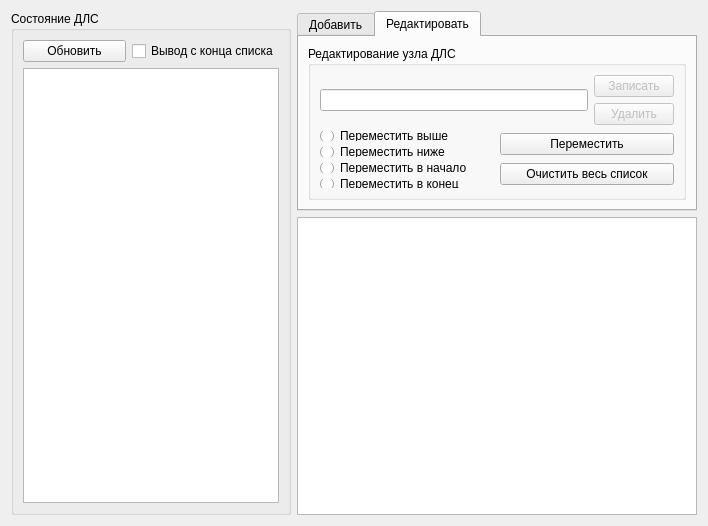
<?xml version="1.0" encoding="UTF-8"?>
<ui version="4.0">
 <class>demoForm</class>
 <widget class="QWidget" name="demoForm">
  <property name="geometry">
   <rect>
    <x>0</x>
    <y>0</y>
    <width>704</width>
    <height>526</height>
   </rect>
  </property>
  <property name="windowTitle">
   <string>Form</string>
  </property>
  <layout class="QGridLayout" name="gridLayout_6">
   <item row="0" column="0">
    <widget class="QGroupBox" name="groupBox">
     <property name="sizePolicy">
      <sizepolicy hsizetype="Fixed" vsizetype="Preferred">
       <horstretch>0</horstretch>
       <verstretch>0</verstretch>
      </sizepolicy>
     </property>
     <property name="maximumSize">
      <size>
       <width>300</width>
       <height>16777215</height>
      </size>
     </property>
     <property name="title">
      <string>Состояние ДЛС</string>
     </property>
     <layout class="QGridLayout" name="gridLayout">
      <item row="0" column="0">
       <layout class="QHBoxLayout" name="horizontalLayout_4">
        <item>
         <widget class="QPushButton" name="refreshList">
          <property name="text">
           <string>Обновить</string>
          </property>
         </widget>
        </item>
        <item>
         <widget class="QCheckBox" name="reversCheckBox">
          <property name="text">
           <string>Вывод с конца списка</string>
          </property>
         </widget>
        </item>
       </layout>
      </item>
      <item row="1" column="0">
       <widget class="QListWidget" name="listWidget"/>
      </item>
     </layout>
    </widget>
   </item>
   <item row="0" column="1">
    <layout class="QVBoxLayout" name="verticalLayout">
     <item>
      <widget class="QTabWidget" name="tabWidget">
       <property name="minimumSize">
        <size>
         <width>400</width>
         <height>200</height>
        </size>
       </property>
       <property name="maximumSize">
        <size>
         <width>400</width>
         <height>200</height>
        </size>
       </property>
       <property name="currentIndex">
        <number>1</number>
       </property>
       <widget class="QWidget" name="tab_1">
        <attribute name="title">
         <string>Добавить</string>
        </attribute>
        <layout class="QGridLayout" name="gridLayout_4">
         <item row="0" column="0">
          <widget class="QGroupBox" name="groupBox_2">
           <property name="title">
            <string>Добавление узлов в ДЛС</string>
           </property>
           <layout class="QGridLayout" name="gridLayout_3">
            <item row="0" column="0">
             <widget class="QLineEdit" name="lineEdit"/>
            </item>
            <item row="1" column="0">
             <layout class="QHBoxLayout" name="horizontalLayout">
              <item>
               <layout class="QVBoxLayout" name="verticalLayout_2">
                <item>
                 <widget class="QRadioButton" name="toHead">
                  <property name="text">
                   <string>В начало списка</string>
                  </property>
                 </widget>
                </item>
                <item>
                 <widget class="QRadioButton" name="toTail">
                  <property name="text">
                   <string>В конец списка</string>
                  </property>
                 </widget>
                </item>
                <item>
                 <widget class="QRadioButton" name="beforePosition">
                  <property name="enabled">
                   <bool>false</bool>
                  </property>
                  <property name="text">
                   <string>Перед выбранным</string>
                  </property>
                 </widget>
                </item>
                <item>
                 <widget class="QRadioButton" name="afterPosition">
                  <property name="enabled">
                   <bool>false</bool>
                  </property>
                  <property name="text">
                   <string>После выбраного</string>
                  </property>
                 </widget>
                </item>
               </layout>
              </item>
              <item>
               <layout class="QVBoxLayout" name="verticalLayout_4">
                <item>
                 <widget class="QPushButton" name="addPosition">
                  <property name="enabled">
                   <bool>false</bool>
                  </property>
                  <property name="sizePolicy">
                   <sizepolicy hsizetype="Minimum" vsizetype="Fixed">
                    <horstretch>0</horstretch>
                    <verstretch>0</verstretch>
                   </sizepolicy>
                  </property>
                  <property name="text">
                   <string>Добавить</string>
                  </property>
                 </widget>
                </item>
                <item>
                 <widget class="QPushButton" name="addDemo">
                  <property name="text">
                   <string>Вставить демо-данные из базы</string>
                  </property>
                 </widget>
                </item>
               </layout>
              </item>
             </layout>
            </item>
           </layout>
          </widget>
         </item>
        </layout>
       </widget>
       <widget class="QWidget" name="tab_2">
        <attribute name="title">
         <string>Редактировать</string>
        </attribute>
        <layout class="QGridLayout" name="gridLayout_2">
         <item row="0" column="0">
          <widget class="QGroupBox" name="groupBox_3">
           <property name="title">
            <string>Редактирование узла ДЛС</string>
           </property>
           <layout class="QGridLayout" name="gridLayout_5">
            <item row="0" column="0" colspan="2">
             <layout class="QHBoxLayout" name="horizontalLayout_2">
              <item>
               <widget class="QLineEdit" name="lineEdit_2"/>
              </item>
              <item>
               <layout class="QVBoxLayout" name="verticalLayout_3">
                <item>
                 <widget class="QPushButton" name="edit">
                  <property name="enabled">
                   <bool>false</bool>
                  </property>
                  <property name="text">
                   <string>Записать</string>
                  </property>
                 </widget>
                </item>
                <item>
                 <widget class="QPushButton" name="remove">
                  <property name="enabled">
                   <bool>false</bool>
                  </property>
                  <property name="text">
                   <string>Удалить</string>
                  </property>
                 </widget>
                </item>
               </layout>
              </item>
             </layout>
            </item>
            <item row="1" column="0">
             <layout class="QVBoxLayout" name="verticalLayout_5">
              <item>
               <widget class="QRadioButton" name="upRadioButton">
                <property name="enabled">
                 <bool>true</bool>
                </property>
                <property name="text">
                 <string>Переместить выше</string>
                </property>
               </widget>
              </item>
              <item>
               <widget class="QRadioButton" name="downRadioButton">
                <property name="enabled">
                 <bool>true</bool>
                </property>
                <property name="text">
                 <string>Переместить ниже</string>
                </property>
               </widget>
              </item>
              <item>
               <widget class="QRadioButton" name="toHeadRadioButton">
                <property name="enabled">
                 <bool>true</bool>
                </property>
                <property name="text">
                 <string>Переместить в начало</string>
                </property>
               </widget>
              </item>
              <item>
               <widget class="QRadioButton" name="toTailRadioButton">
                <property name="enabled">
                 <bool>true</bool>
                </property>
                <property name="text">
                 <string>Переместить в конец</string>
                </property>
               </widget>
              </item>
             </layout>
            </item>
            <item row="1" column="1">
             <layout class="QVBoxLayout" name="verticalLayout_6">
              <item>
               <widget class="QPushButton" name="move">
                <property name="enabled">
                 <bool>true</bool>
                </property>
                <property name="text">
                 <string>Переместить</string>
                </property>
               </widget>
              </item>
              <item>
               <widget class="QPushButton" name="removeAll">
                <property name="text">
                 <string>Очистить весь список</string>
                </property>
               </widget>
              </item>
             </layout>
            </item>
           </layout>
          </widget>
         </item>
        </layout>
       </widget>
      </widget>
     </item>
     <item>
      <widget class="QTextBrowser" name="textBrowser"/>
     </item>
    </layout>
   </item>
  </layout>
 </widget>
 <resources/>
 <connections/>
</ui>
